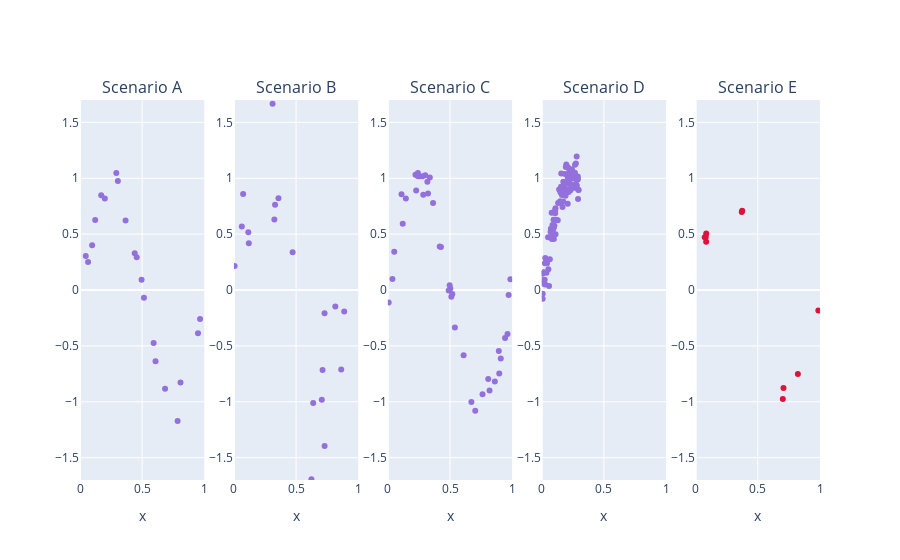

Notebook code cell kept with this figure:
### Markdown cell above
We will take a very pragmatic point of view. Even if induction cannot be justified in general, we note that "often it seems to work". Therefore we proceed with our quest to find $f$.

First of all, we observe that the quality of our guess $f$ depends crucially on how much information about the phenomenon $\mathcal{P}$ we are given in advance, i.e. what **priors** do we have.



**EXERCISE**: Suppose you have to guess this general rule $f$ to make predictions for new $x_i \in [0,1]$. In which of the following scenarios would you like to find yourself to make the most accurate predictions?

Write down a ranking from best to worst scenario, and then compare your ranking with those of your neighbors.

For each scenario below, we give you a description of the available priors together with a plot.


> **Scenario A**
>
> *priors:*
> - 20 observations $(x_i,t_i)$ in the interval $[0,1]$ affected by a gaussian noise $0.1*\epsilon$ where $\epsilon \sim \mathcal{N}(0,1)$.

> **Scenario B**
>
> *priors:*
> - 20 observations $(x_i,t_i)$ in the interval $[0,1]$ affected by a gaussian noise $0.5*\epsilon$ where $\epsilon \sim \mathcal{N}(0,1)$

> **Scenario C**
>
> *priors:*
> - 40 observations $(x_i,t_i)$ in the interval $[0,1]$ affected by a gaussian noise $0.1*\epsilon$ where $\epsilon \sim \mathcal{N}(0,1)$

> **Scenario D**
>
> *priors:*
> - 100 observations $(x_i,t_i)$ in the interval $[0,0.3]$ affected by a gaussian noise $0.1*\epsilon$ where $\epsilon \sim \mathcal{N}(0,1)$

> **Scenario E**
>
> *priors:*
> - 10 observations $(x_i,t_i)$ in the interval $[0,1]$ affected by a gaussian noise $0.1*\epsilon$ where $\epsilon \sim \mathcal{N}(0,1)$
> - you know that $f$ is in the form $f(x)=\sin(kx)$ with $k\in \mathbb{R}$

### Code cell
# @title Scenario plots

xA = np.random.rand(20)
tA = np.sin(2 * np.pi * xA) + 0.1 * np.random.randn(20)

xB = np.random.rand(20)
tB = np.sin(2 * np.pi * xB) + 0.5 * np.random.randn(20)

xC = np.random.rand(40)
tC = np.sin(2 * np.pi * xC) + 0.1 * np.random.randn(40)

xD = np.random.rand(100) * 0.3
tD = np.sin(2 * np.pi * xD) + 0.1 * np.random.randn(100)

xE = np.random.rand(10)
tE = np.sin(2 * np.pi * xE) + 0.1 * np.random.randn(10)

fig = make_subplots(
    rows=1, cols=5,
    subplot_titles=("Scenario A", "Scenario B", "Scenario C", "Scenario D", "Scenario E"))

fig.add_trace(go.Scatter(x=xA, y=tA, mode='markers', marker=dict(color="mediumpurple")),
              row=1, col=1)

fig.add_trace(go.Scatter(x=xB, y=tB, mode='markers', marker=dict(color="mediumpurple")),
              row=1, col=2)

fig.add_trace(go.Scatter(x=xC, y=tC, mode='markers', marker=dict(color="mediumpurple")),
              row=1, col=3)

fig.add_trace(go.Scatter(x=xD, y=tD, mode='markers', marker=dict(color="mediumpurple")),
              row=1, col=4)

fig.add_trace(go.Scatter(x=xE, y=tE, mode='markers', marker=dict(color="crimson")),
              row=1, col=5)

fig.update_xaxes(title_text="x", range=[0, 1])
fig.update_yaxes(title_text="", range=[-1.7, 1.7])
fig.update_layout(showlegend=False)

fig.show()

### Figure 1 — Plotly figure (JSON) as saved in the notebook; plotly's stock layout.template omitted (floating-point values rounded to 4 significant figures)
{"data": [{"marker": {"color": "mediumpurple"}, "mode": "markers", "type": "scatter", "x": [0.2921, 0.3664, 0.4561, 0.7852, 0.1997, 0.5142, 0.5924, 0.04645, 0.6075, 0.1705, 0.06505, 0.9489, 0.9656, 0.8084, 0.3046, 0.09767, 0.6842, 0.4402, 0.122, 0.4952], "xaxis": "x", "y": [1.047, 0.6223, 0.2934, -1.172, 0.8176, -0.06963, -0.4747, 0.3049, -0.637, 0.8478, 0.2496, -0.3877, -0.2603, -0.8277, 0.9761, 0.3996, -0.8834, 0.3287, 0.6261, 0.09147], "yaxis": "y"}, {"marker": {"color": "mediumpurple"}, "mode": "markers", "type": "scatter", "x": [0.005522, 0.8155, 0.7069, 0.729, 0.7713, 0.07404, 0.3585, 0.1159, 0.8631, 0.6233, 0.3309, 0.06356, 0.311, 0.3252, 0.7296, 0.6376, 0.8872, 0.4722, 0.1196, 0.7132], "xaxis": "x2", "y": [0.2154, -0.1476, -0.9814, -0.209, -2.301, 0.8596, 0.8201, 0.5159, -0.7121, -1.693, 0.7637, 0.5674, 1.666, 0.6313, -1.396, -1.012, -0.1931, 0.3381, 0.4178, -0.7168], "yaxis": "y2"}, {"marker": {"color": "mediumpurple"}, "mode": "markers", "type": "scatter", "x": [0.8926, 0.5393, 0.8074, 0.8961, 0.318, 0.1101, 0.2279, 0.4271, 0.818, 0.8607, 0.006952, 0.5107, 0.4174, 0.2221, 0.1199, 0.3376, 0.9429, 0.3232, 0.5188, 0.703, 0.3636, 0.9718, 0.9624, 0.2518, 0.4972, 0.3009, 0.2848, 0.03689, 0.6096, 0.5027, 0.05148, 0.2786, 0.9083, 0.2396, 0.1449, 0.4895, 0.9857, 0.2421, 0.6721, 0.7616], "xaxis": "x3", "y": [-0.5459, -0.3356, -0.7953, -0.7477, 0.9688, 0.8567, 0.8914, 0.3855, -0.9001, -0.8179, -0.1114, -0.06062, 0.3897, 1.032, 0.592, 1.007, -0.4294, 0.8639, -0.03644, -1.08, 0.7785, -0.04566, -0.3945, 1.018, 0.04328, 1.028, 0.8524, 0.09765, -0.5831, 0.01287, 0.3429, 1.018, -0.613, 1.021, 0.8191, -0.005213, 0.09654, 1.046, -1.002, -0.9317], "yaxis": "y3"}, {"marker": {"color": "mediumpurple"}, "mode": "markers", "type": "scatter", "x": [0.2137, 0.07117, 0.09762, 0.2239, 0.1949, 0.2548, 0.1973, 0.1705, 0.0281, 0.1103, 0.07956, 0.0732, 0.2919, 0.1179, 0.2676, 0.1893, 0.2384, 0.1508, 0.1731, 0.1478, 0.05857, 0.2167, 0.08423, 0.007295, 0.1936, 0.05313, 0.2821, 0.2862, 0.2745, 0.111, 0.004637, 0.2785, 0.1285, 0.29, 0.2891, 0.2559, 0.08833, 0.1155, 0.2553, 0.09508, 0.05085, 0.167, 0.2808, 0.2088, 0.171, 0.02915, 0.1845, 0.297, 0.04203, 0.1555, 0.2632, 0.2222, 0.2091, 0.2107, 0.1078, 0.08808, 0.2428, 0.243, 0.2601, 0.274, 0.1534, 0.1505, 0.2395, 0.195, 0.2106, 0.2387, 0.267, 0.1014, 0.1127, 0.02819, 0.1735, 0.01078, 0.1397, 0.1628, 0.08596, 0.1772, 0.00915, 0.0112, 0.2468, 0.1081, 0.03812, 0.1567, 0.231, 0.06475, 0.1869, 0.0256, 0.0155, 0.1594, 0.1622, 0.1912, 0.2178, 0.2928, 0.1549, 0.09689, 0.2386, 0.08125, 0.1317, 0.02354, 0.007605, 0.2888], "xaxis": "x4", "y": [1.025, 0.519, 0.4556, 0.9532, 0.8932, 0.9342, 1.122, 0.9183, 0.04957, 0.7307, 0.6915, 0.5471, 0.8136, 0.6266, 1.121, 0.8575, 1.042, 0.8894, 0.7927, 0.7947, 0.03565, 0.8758, 0.4796, -0.07896, 1.101, 0.1847, 0.9357, 0.9873, 1.132, 0.4989, 0.1454, 0.985, 0.6241, 1.015, 0.9899, 0.9393, 0.5339, 0.6253, 1.011, 0.6287, 0.4727, 0.7434, 1.195, 0.7715, 0.8642, 0.241, 0.9446, 0.8944, 0.2402, 0.7795, 0.9376, 1.07, 1.003, 0.9004, 0.7169, 0.5563, 1.08, 1.062, 0.9151, 0.9327, 0.8961, 0.8717, 0.9957, 0.9526, 1.097, 0.9383, 1.049, 0.5747, 0.6285, 0.2861, 0.9692, 0.149, 0.8998, 0.8557, 0.5824, 0.8663, 0.08988, 0.05733, 1.009, 0.6875, 0.1554, 1.042, 0.8923, 0.2743, 1.038, 0.2393, 0.1597, 0.9052, 0.8504, 0.8429, 0.9872, 0.8964, 0.9242, 0.5571, 0.9149, 0.4565, 0.7775, 0.09098, -0.03446, 0.9948], "yaxis": "y4"}, {"marker": {"color": "crimson"}, "mode": "markers", "type": "scatter", "x": [0.08411, 0.701, 0.07276, 0.8219, 0.7062, 0.08135, 0.08484, 0.9866, 0.3743, 0.3706], "xaxis": "x5", "y": [0.4324, -0.9743, 0.4725, -0.7523, -0.8767, 0.4732, 0.5063, -0.1841, 0.7085, 0.6973], "yaxis": "y5"}], "layout": {"annotations": [{"font": {"size": 16}, "showarrow": false, "text": "Scenario A", "x": 0.084, "xanchor": "center", "xref": "paper", "y": 1, "yanchor": "bottom", "yref": "paper"}, {"font": {"size": 16}, "showarrow": false, "text": "Scenario B", "x": 0.292, "xanchor": "center", "xref": "paper", "y": 1, "yanchor": "bottom", "yref": "paper"}, {"font": {"size": 16}, "showarrow": false, "text": "Scenario C", "x": 0.5, "xanchor": "center", "xref": "paper", "y": 1, "yanchor": "bottom", "yref": "paper"}, {"font": {"size": 16}, "showarrow": false, "text": "Scenario D", "x": 0.708, "xanchor": "center", "xref": "paper", "y": 1, "yanchor": "bottom", "yref": "paper"}, {"font": {"size": 16}, "showarrow": false, "text": "Scenario E", "x": 0.916, "xanchor": "center", "xref": "paper", "y": 1, "yanchor": "bottom", "yref": "paper"}], "showlegend": false, "xaxis": {"anchor": "y", "domain": [0, 0.168], "range": [0, 1], "title": {"text": "x"}}, "xaxis2": {"anchor": "y2", "domain": [0.208, 0.376], "range": [0, 1], "title": {"text": "x"}}, "xaxis3": {"anchor": "y3", "domain": [0.416, 0.584], "range": [0, 1], "title": {"text": "x"}}, "xaxis4": {"anchor": "y4", "domain": [0.624, 0.792], "range": [0, 1], "title": {"text": "x"}}, "xaxis5": {"anchor": "y5", "domain": [0.832, 1], "range": [0, 1], "title": {"text": "x"}}, "yaxis": {"anchor": "x", "domain": [0, 1], "range": [-1.7, 1.7], "title": {"text": ""}}, "yaxis2": {"anchor": "x2", "domain": [0, 1], "range": [-1.7, 1.7], "title": {"text": ""}}, "yaxis3": {"anchor": "x3", "domain": [0, 1], "range": [-1.7, 1.7], "title": {"text": ""}}, "yaxis4": {"anchor": "x4", "domain": [0, 1], "range": [-1.7, 1.7], "title": {"text": ""}}, "yaxis5": {"anchor": "x5", "domain": [0, 1], "range": [-1.7, 1.7], "title": {"text": ""}}}}
